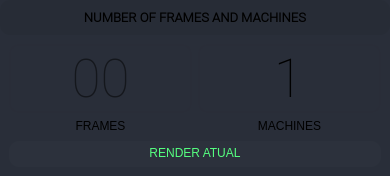
                     <widget class="QFrame" name="frame_div_number_frames">
                      <property name="minimumSize">
                       <size>
                        <width>0</width>
                        <height>170</height>
                       </size>
                      </property>
                      <property name="maximumSize">
                       <size>
                        <width>390</width>
                        <height>200</height>
                       </size>
                      </property>
                      <property name="styleSheet">
                       <string notr="true">background-color: rgb(41, 46, 57);
border-radius: 10px;
</string>
                      </property>
                      <property name="frameShape">
                       <enum>QFrame::NoFrame</enum>
                      </property>
                      <property name="frameShadow">
                       <enum>QFrame::Raised</enum>
                      </property>
                      <layout class="QVBoxLayout" name="verticalLayout_14">
                       <property name="spacing">
                        <number>0</number>
                       </property>
                       <property name="leftMargin">
                        <number>0</number>
                       </property>
                       <property name="topMargin">
                        <number>0</number>
                       </property>
                       <property name="rightMargin">
                        <number>0</number>
                       </property>
                       <property name="bottomMargin">
                        <number>0</number>
                       </property>
                       <item>
                        <widget class="QFrame" name="frame_title_wid_3">
                         <property name="maximumSize">
                          <size>
                           <width>16777215</width>
                           <height>35</height>
                          </size>
                         </property>
                         <property name="styleSheet">
                          <string notr="true">background-color: rgb(39, 44, 54);</string>
                         </property>
                         <property name="frameShape">
                          <enum>QFrame::StyledPanel</enum>
                         </property>
                         <property name="frameShadow">
                          <enum>QFrame::Raised</enum>
                         </property>
                         <layout class="QVBoxLayout" name="verticalLayout_16">
                          <item>
                           <widget class="QLabel" name="labelBoxBlenderInstalation_3">
                            <property name="font">
                             <font>
                              <family>Roboto Light</family>
                              <pointsize>10</pointsize>
                              <weight>75</weight>
                              <bold>true</bold>
                             </font>
                            </property>
                            <property name="styleSheet">
                             <string notr="true"/>
                            </property>
                            <property name="text">
                             <string>NUMBER OF FRAMES AND MACHINES</string>
                            </property>
                            <property name="alignment">
                             <set>Qt::AlignCenter</set>
                            </property>
                           </widget>
                          </item>
                         </layout>
                        </widget>
                       </item>
                       <item>
                        <widget class="QFrame" name="frame_content_wid_3">
                         <property name="frameShape">
                          <enum>QFrame::NoFrame</enum>
                         </property>
                         <property name="frameShadow">
                          <enum>QFrame::Raised</enum>
                         </property>
                         <layout class="QVBoxLayout" name="verticalLayout_17">
                          <item>
                           <layout class="QGridLayout" name="gridLayout_4">
                            <item row="1" column="1">
                             <widget class="QLabel" name="label_machines">
                              <property name="maximumSize">
                               <size>
                                <width>16777215</width>
                                <height>20</height>
                               </size>
                              </property>
                              <property name="font">
                               <font>
                                <family>Segoe UI</family>
                               </font>
                              </property>
                              <property name="styleSheet">
                               <string notr="true"/>
                              </property>
                              <property name="lineWidth">
                               <number>1</number>
                              </property>
                              <property name="text">
                               <string>MACHINES</string>
                              </property>
                              <property name="alignment">
                               <set>Qt::AlignCenter</set>
                              </property>
                             </widget>
                            </item>
                            <item row="0" column="1">
                             <widget class="QLineEdit" name="lineEdit_machines">
                              <property name="minimumSize">
                               <size>
                                <width>100</width>
                                <height>60</height>
                               </size>
                              </property>
                              <property name="font">
                               <font>
                                <family>Roboto Thin</family>
                                <pointsize>40</pointsize>
                               </font>
                              </property>
                              <property name="styleSheet">
                               <string notr="true">QLineEdit {
	background-color: rgb(41, 46, 57);
	border-radius: 10px;
	border: 2px solid rgb(41, 45, 56);
	padding: 0px;
	selection-background-color: rgb(85, 170, 255);
}
QLineEdit:hover {
	border: 2px solid rgb(44, 49, 60);
}
QLineEdit:focus {
	border: 2px solid rgb(85, 170, 255);
	background-color: rgb(27, 29, 35);
}</string>
                              </property>
                              <property name="text">
                               <string>1</string>
                              </property>
                              <property name="maxLength">
                               <number>4</number>
                              </property>
                              <property name="alignment">
                               <set>Qt::AlignCenter</set>
                              </property>
                              <property name="placeholderText">
                               <string>1</string>
                              </property>
                             </widget>
                            </item>
                            <item row="0" column="0">
                             <widget class="QLineEdit" name="lineEdit_frames">
                              <property name="minimumSize">
                               <size>
                                <width>100</width>
                                <height>60</height>
                               </size>
                              </property>
                              <property name="font">
                               <font>
                                <family>Roboto Thin</family>
                                <pointsize>40</pointsize>
                               </font>
                              </property>
                              <property name="styleSheet">
                               <string notr="true">QLineEdit {
	background-color: rgb(41, 46, 57);
	border-radius: 10px;
	border: 2px solid rgb(41, 45, 56);
	padding: 0px;
	selection-background-color: rgb(85, 170, 255);
}
QLineEdit:hover {
	border: 2px solid rgb(44, 49, 60);
}
QLineEdit:focus {
	border: 2px solid rgb(85, 170, 255);
	background-color: rgb(27, 29, 35);
}</string>
                              </property>
                              <property name="text">
                               <string/>
                              </property>
                              <property name="maxLength">
                               <number>8</number>
                              </property>
                              <property name="alignment">
                               <set>Qt::AlignCenter</set>
                              </property>
                              <property name="placeholderText">
                               <string>00</string>
                              </property>
                             </widget>
                            </item>
                            <item row="1" column="0">
                             <widget class="QLabel" name="label_frames">
                              <property name="maximumSize">
                               <size>
                                <width>16777215</width>
                                <height>20</height>
                               </size>
                              </property>
                              <property name="font">
                               <font>
                                <family>Segoe UI</family>
                               </font>
                              </property>
                              <property name="styleSheet">
                               <string notr="true"/>
                              </property>
                              <property name="lineWidth">
                               <number>1</number>
                              </property>
                              <property name="text">
                               <string>FRAMES</string>
                              </property>
                              <property name="alignment">
                               <set>Qt::AlignCenter</set>
                              </property>
                             </widget>
                            </item>
                            <item row="2" column="0" colspan="2">
                             <widget class="QLabel" name="label_current_render">
                              <property name="styleSheet">
                               <string notr="true">background-color: rgb(44, 49, 60);
border-radius: 10px;
padding: 5px;
padding-bottom: 7px;
margin-top: 2px;
color: rgb(85, 255, 127);</string>
                              </property>
                              <property name="text">
                               <string>RENDER ATUAL</string>
                              </property>
                              <property name="alignment">
                               <set>Qt::AlignCenter</set>
                              </property>
                             </widget>
                            </item>
                           </layout>
                          </item>
                         </layout>
                        </widget>
                       </item>
                      </layout>
                     </widget>
